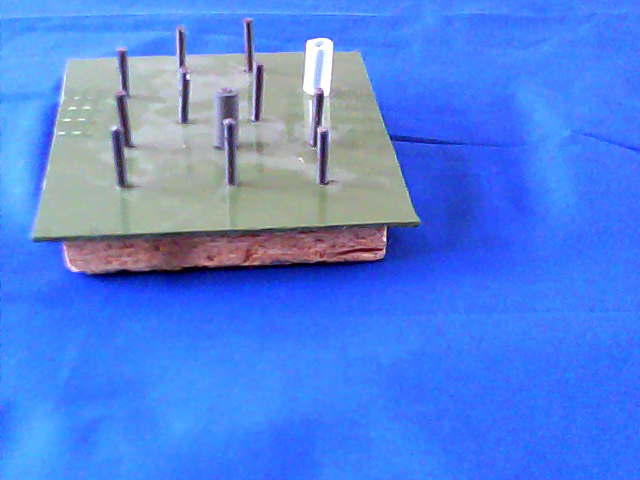
%> input picture irob_vision_support/matlab/pnp_test_right.png, 640 x 480 px
$ octave pick_n_place_test_1.m   (GNU Octave 9; MATLAB toolbox functions it lacks are replaced by stand-ins)
%> lines starting %> are read from the running program, lines starting %| are printed output that depends on the picture; in (x1, y1, x2, y2) boxes, pixels count from 0 and x2, y2 are one past the last pixel; in counts of white or black regions, pixels touching at a corner belong together; the program's own positions count from 1
### irob_vision_support/matlab/create_mask_whiteplate_2.m
function [BW,maskedRGBImage] = create_mask_whiteplate_2(RGB)
%createMask  Threshold RGB image using auto-generated code from colorThresholder app.
%  [BW,MASKEDRGBIMAGE] = createMask(RGB) thresholds image RGB using
%  auto-generated code from the colorThresholder app. The colorspace and
%  range for each channel of the colorspace were set within the app. The
%  segmentation mask is returned in BW, and a composite of the mask and
%  original RGB images is returned in maskedRGBImage.

% Auto-generated by colorThresholder app on 12-Mar-2018
%------------------------------------------------------


% Convert RGB image to chosen color space
I = rgb2hsv(RGB);

% Define thresholds for channel 1 based on histogram settings
channel1Min = 0.222;
channel1Max = 0.488;

% Define thresholds for channel 2 based on histogram settings
channel2Min = 0.000;
channel2Max = 0.226;

% Define thresholds for channel 3 based on histogram settings
channel3Min = 0.729;
channel3Max = 1.000;

% Create mask based on chosen histogram thresholds
sliderBW = (I(:,:,1) >= channel1Min ) & (I(:,:,1) <= channel1Max) & ...
    (I(:,:,2) >= channel2Min ) & (I(:,:,2) <= channel2Max) & ...
    (I(:,:,3) >= channel3Min ) & (I(:,:,3) <= channel3Max);
BW = sliderBW;

% Initialize output masked image based on input image.
maskedRGBImage = RGB;

% Set background pixels where BW is false to zero.
maskedRGBImage(repmat(~BW,[1 1 3])) = 0;

end

### irob_vision_support/matlab/detect_green_plate.m
function [corners,lines, im_foreground] = detect_green_plate(im)

% Returns the corners of the green plate in clockwise order
%im = imgaussfilt(im,2);
mask_gp = create_mask_whiteplate_2(im);
mask_gp = imcomplement(mask_gp);
%mask_gp = imfilter(mask_gp,fspecial('gaussian'));

se = strel('disk',5);
mask_gp = imopen(mask_gp,se);

mask_gp = imcomplement(bwareafilt(imcomplement(mask_gp),1));

mask_gp3 = cat(3, mask_gp, mask_gp, mask_gp);

im_foreground = im;

im_foreground(mask_gp3) = 0;

%c = corner(mask_gp);

edge_gp = edge(mask_gp,'canny');

%edge_gp = imdilate(edge_gp,strel('disk',2));
%edge_gp = bwmorph(edge_gp,'thin',inf);


[H,theta,rho] = hough(edge_gp);

P = houghpeaks(H,4,'threshold',ceil(0.3*max(H(:))));
lines = houghlines(edge_gp,theta,rho,P,'FillGap',80,'MinLength',80);
%figure, imshow(im), hold on


corners = [];
s = size(im);
for k = 1:(length(lines) - 1)
    for l = (k + 1) : length(lines)
        l_intersect_mat = [lines(k).point1; lines(k).point2;...
            lines(l).point1; lines(l).point2];
        p_intersect = linlinintersect(l_intersect_mat);

        if (p_intersect(1) > 0) & (p_intersect(2) > 0) &...
                (p_intersect(1) < s(2)) & (p_intersect(2) < s(1))
            corners = [corners; p_intersect];
        end

    end
end

if (size(corners, 1) > 0)
    corners = order_poly_cw(corners);
    s = size(im);
    plate_poly_mask = imcomplement(poly2mask(corners(:,1), corners(:,2), s(1), s(2)));

    plate_poly_mask3 = cat(3, plate_poly_mask, plate_poly_mask, plate_poly_mask);

    im_foreground = im;

    im_foreground(plate_poly_mask3) = 0;

end
%plot(corners(:,1),corners(:,2),'r.');


while (size(corners,1) > 4)
    corners_t = [corners(end,:);corners(1:(end-1),:)];
    diff = abs(corners - corners_t);
    dist = sum(diff, 2);
    disp(dist);
    disp(size(corners,1));
    [min_dist, min_idx] = min(dist);
    if (min_idx == size(corners,1))
        new_corner = (corners(1,:) + corners(end,:)) /2.0;
        corners = [new_corner;corners(2:end-1,:)];
    elseif min_idx == 1
        new_corner = (corners(1,:) + corners(2,:)) /2.0;
        corners = [new_corner;corners(3:end,:)];
    else
        new_corner = (corners(min_idx,:) + corners(min_idx+1,:)) /2.0;
        corners = [corners(1:min_idx-1,:);new_corner;corners(min_idx+1:end,:)];
    end
end

% TODO remove additional corners

end

### irob_vision_support/matlab/order_poly_cw.m
function [ordered_vertices] = order_poly_cw(vertices)

% Found this snipplet on StackOwerflow

x = vertices(:,1);
y = vertices(:,2);

cx = mean(x);
cy = mean(y);

% Find the angles:

a = atan2(y - cy, x - cx);

% Find the correct sorted order:

[~, order] = sort(a);

% Reorder the coordinates:

x = x(order);
y = y(order);

ordered_vertices = [x, y];

end

### irob_vision_support/matlab/create_mask_white_obj_2.m
function [BW,maskedRGBImage] = create_mask_white_obj_2(RGB)
%createMask  Threshold RGB image using auto-generated code from colorThresholder app.
%  [BW,MASKEDRGBIMAGE] = createMask(RGB) thresholds image RGB using
%  auto-generated code from the colorThresholder app. The colorspace and
%  range for each channel of the colorspace were set within the app. The
%  segmentation mask is returned in BW, and a composite of the mask and
%  original RGB images is returned in maskedRGBImage.

% Auto-generated by colorThresholder app on 10-Jan-2018
%------------------------------------------------------


% Convert RGB image to chosen color space
I = rgb2hsv(RGB);

% Define thresholds for channel 1 based on histogram settings
channel1Min = 0.140;
channel1Max = 0.843;

% Define thresholds for channel 2 based on histogram settings
channel2Min = 0.000;
channel2Max = 0.596;

% Define thresholds for channel 3 based on histogram settings
channel3Min = 0.963;
channel3Max = 1.000;

% Create mask based on chosen histogram thresholds
sliderBW = (I(:,:,1) >= channel1Min ) & (I(:,:,1) <= channel1Max) & ...
    (I(:,:,2) >= channel2Min ) & (I(:,:,2) <= channel2Max) & ...
    (I(:,:,3) >= channel3Min ) & (I(:,:,3) <= channel3Max);
BW = sliderBW;

% Initialize output masked image based on input image.
maskedRGBImage = RGB;

% Set background pixels where BW is false to zero.
maskedRGBImage(repmat(~BW,[1 1 3])) = 0;

end

### irob_vision_support/matlab/detect_white_obj.m
function [centroid, im_white_object] = detect_white_obj(im)

% Returns the corners of the green plate in clockwise order

mask_wo = create_mask_white_obj_2(im);
mask_wo = imcomplement(mask_wo);


se = strel('disk',7);
mask_wo = imclose(mask_wo,se);

mask_wo = imcomplement(bwareafilt(imcomplement(mask_wo),1));

mask_wo3 = cat(3, mask_wo, mask_wo, mask_wo);

im_white_object = im;
im_white_object(mask_wo3) = 0;

s = regionprops(imcomplement(mask_wo),'centroid');

centroids = cat(1, s.Centroid);

centroid = mean(centroids, 1);


end

### irob_vision_support/matlab/pick_n_place_test_1.m
IL = imread('pnp_test_right.png');
%> IL is the input picture: size 480x640x3 uint8; mean R, G, B 81.6, 130.1, 228.2

[corners_L, lines_L, im_foreground_L] = detect_green_plate(IL);
%> in create_mask_whiteplate_2, `I = rgb2hsv(RGB);`: I: size 480x640x3 double; mean H, S, V 0.574, 0.624, 0.907
%> in create_mask_whiteplate_2, `sliderBW = (I(:,:,1) >= channel1Min ) & (I(:,:,1) <= channel1Max) & (I..`:
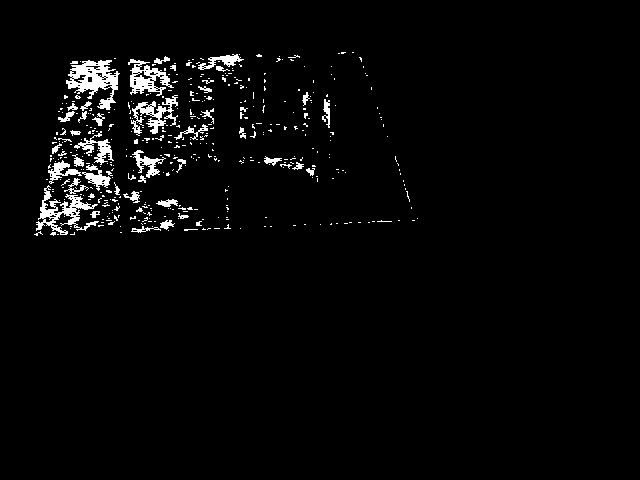
%> sliderBW: size 480x640 logical; 2.9% white; 438 white regions (389 under 20 px), largest, box (x1, y1, x2, y2) and area: (66, 60, 120, 110) 1237, (36, 185, 99, 235) 978, (128, 59, 174, 96) 738
%> in detect_green_plate, `mask_gp = imopen(mask_gp,se);`: mask_gp: size 480x640 logical; 93.7% white; 77 black regions (60 under 20 px), largest, box (x1, y1, x2, y2) and area: (34, 58, 198, 236) 10752, (126, 56, 220, 183) 5552, (186, 54, 250, 102) 1357
%> in detect_green_plate, `mask_gp = imcomplement(bwareafilt(imcomplement(mask_gp),1));`: mask_gp: size 480x640 logical; 96.5% white; 1 black region, box (x1, y1, x2, y2) and area: (34, 58, 198, 236) 10752
%> in detect_green_plate, `im_foreground(mask_gp3) = 0;`:
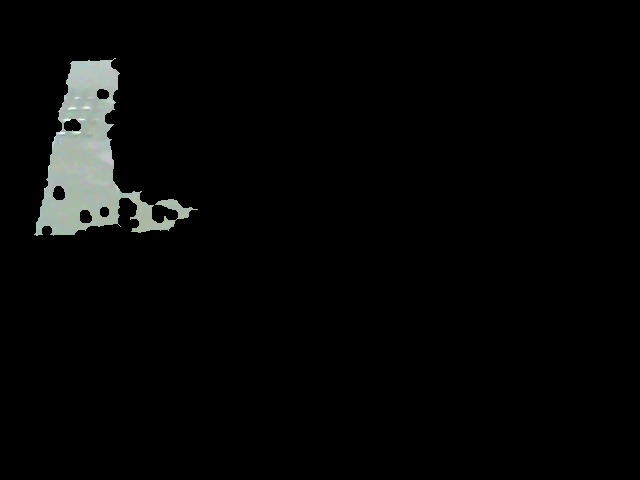
%> im_foreground: size 480x640x3 uint8; mean R, G, B 6, 6.5, 6.2
%> in detect_green_plate, `edge_gp = edge(mask_gp,'canny');`: edge_gp: size 480x640 logical; 0.36% white in thin lines or dots, all inside (x1, y1, x2, y2) = (35, 57, 198, 236)
%> in detect_green_plate, `[H,theta,rho] = hough(edge_gp);`:
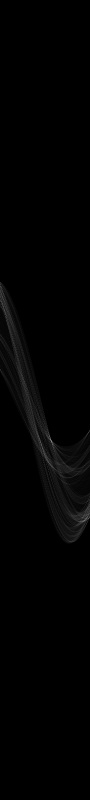
%> H: size 1599x180 double (shown at 1/2 size); min 0, max 76, mean 0.7; drawn with min black and max white
%> in detect_green_plate, `[H,theta,rho] = hough(edge_gp);`: theta = 180 values from -90 to 89; rho = 1599 values from -799 to 799
%> in detect_green_plate, `P = houghpeaks(H,4,'threshold',ceil(0.3*max(H(:))));`: P = [882 103; 1042 169; 886 82; 895 85]
%> in detect_green_plate, `lines = houghlines(edge_gp,theta,rho,P,'FillGap',80,'MinLength',80);`: lines = 4 lines; point1 to point2 (x, y): (36, 229) to (72, 63), (103, 61) to (119, 219), (98, 61) to (120, 205), (189, 208) to (61, 236)
%> the loop in detect_green_plate, `for k = 1:(length(lines) - 1)` made 3 passes
%> after the loop in detect_green_plate, `for k = 1:(length(lines) - 1)`: corners = [33.16 242.1; 122.7 222.5; 119.4 223.2; 112.8 158.1]
%> in order_poly_cw, `x = vertices(:,1);`: x = [33.16; 122.7; 119.4; 112.8]
%> in order_poly_cw, `y = vertices(:,2);`: y = [242.1; 222.5; 223.2; 158.1]
%> in order_poly_cw, `cx = mean(x);`: cx = 97.02
%> in order_poly_cw, `cy = mean(y);`: cy = 211.5
%> in order_poly_cw, `a = atan2(y - cy, x - cx);`: a = [2.69; 0.406; 0.483; -1.28]
%> in order_poly_cw, `[~, order] = sort(a);`: order = [4; 2; 3; 1]
%> in order_poly_cw, `x = x(order);`: x = [112.8; 122.7; 119.4; 33.16]
%> in order_poly_cw, `y = y(order);`: y = [158.1; 222.5; 223.2; 242.1]
%> in order_poly_cw, `ordered_vertices = [x, y];`: ordered_vertices = [112.8 158.1; 122.7 222.5; 119.4 223.2; 33.16 242.1]
%> in detect_green_plate, `corners = order_poly_cw(corners);`: corners has the same summary as ordered_vertices in order_poly_cw
%> in detect_green_plate, `plate_poly_mask = imcomplement(poly2mask(corners(:,1), corners(:,2), s..`:
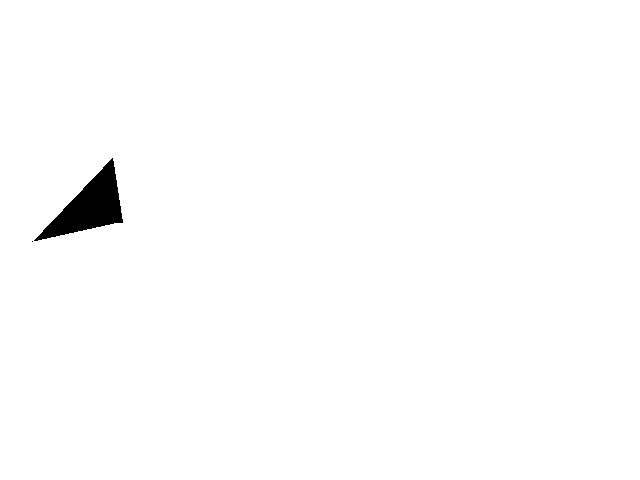
%> plate_poly_mask: size 480x640 logical; 99% white; 2 black regions (1 under 20 px), largest, box (x1, y1, x2, y2) and area: (34, 158, 123, 241) 2984
%> corners_L has the same summary as ordered_vertices in order_poly_cw; lines_L has the same summary as lines in detect_green_plate

% [13 lines of commented-out code are left out]

if (size(corners_L) > 0)

    s = size(IL);
%> s = [480 640 3]
    plate_poly_mask_L = imcomplement(poly2mask(corners_L(:,1), corners_L(:,2), s(1), s(2)));

    plate_poly_mask_L3 = cat(3, plate_poly_mask_L, plate_poly_mask_L, plate_poly_mask_L);
    im_foreground_L(plate_poly_mask_L3) = 0;
    [centroid, im_white_object] = detect_white_obj(IL);
%> in create_mask_white_obj_2, `sliderBW = (I(:,:,1) >= channel1Min ) & (I(:,:,1) <= channel1Max) & (I..`: sliderBW: size 480x640 logical; 1.4% white; 274 white regions (238 under 20 px), largest, box (x1, y1, x2, y2) and area: (54, 39, 128, 107) 728, (311, 49, 328, 95) 475, (0, 156, 28, 179) 256
%> in create_mask_white_obj_2, `maskedRGBImage(repmat(~BW,[1 1 3])) = 0;`:
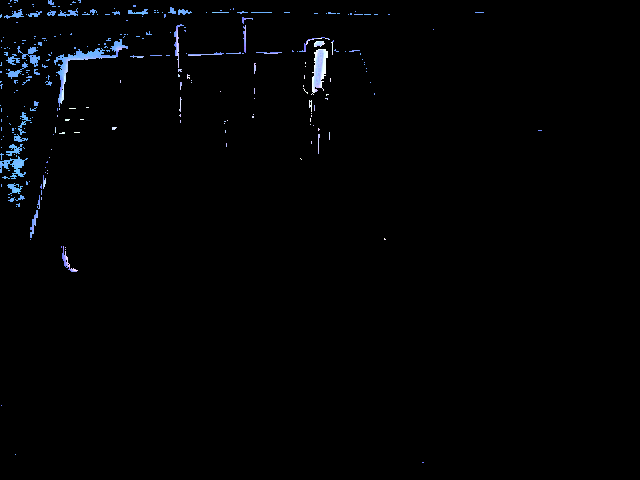
%> maskedRGBImage: size 480x640x3 uint8; mean R, G, B 1.9, 2.5, 3.5
%> in detect_white_obj, `mask_wo = imclose(mask_wo,se);`:
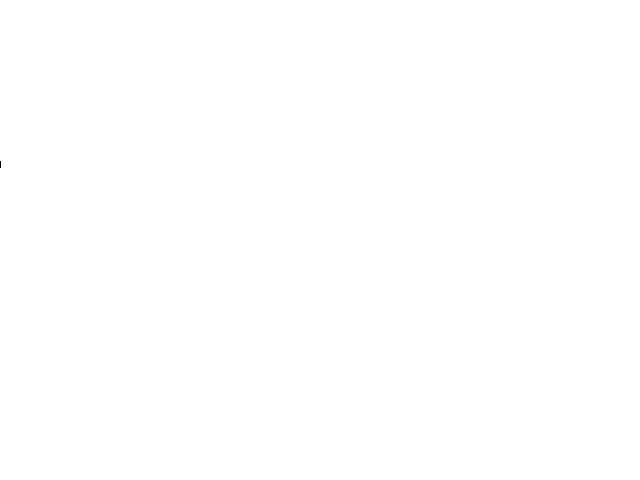
%> mask_wo: size 480x640 logical; 100% white; black in thin lines or dots, all inside (x1, y1, x2, y2) = (0, 161, 1, 168)
%> in detect_white_obj, `s = regionprops(imcomplement(mask_wo),'centroid');`: s = 1 region; Centroid: [1 165]
%> in detect_white_obj, `centroids = cat(1, s.Centroid);`: centroids = [1 165]
%> centroid = [1 165]

    subplot(1,2,2), ...
    imshow(im_white_object)
    hold on
    plot(centroid(1),centroid(2),'g.');
    hold off

    subplot(1,2,1), ...
    imshow(im_foreground_L)
    hold on

    for i = 1:length(lines_L)
        xy = [lines_L(i).point1; lines_L(i).point2];
        plot(xy(:,1),xy(:,2),'LineWidth',2,'Color','green');
    end
%> this loop made 4 passes
%> xy on passes 1 to 4: [36 229; 72 63], [189 208; 61 236], [98 61; 120 205], [103 61; 119 219]
    plot(corners_L(:,1),corners_L(:,2),'r.');
    hold on

    [centroid, im_white_object] = detect_white_obj(IL);

    plot(centroid(1),centroid(2),'g.');
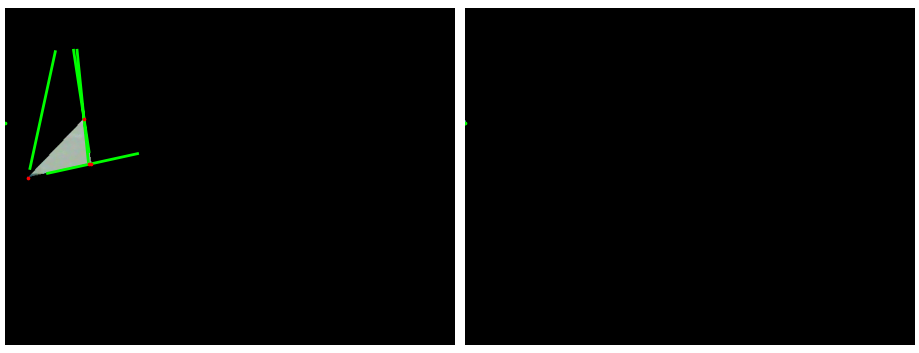
%> figure redrawn from the program's plot data, 2 panels
end
